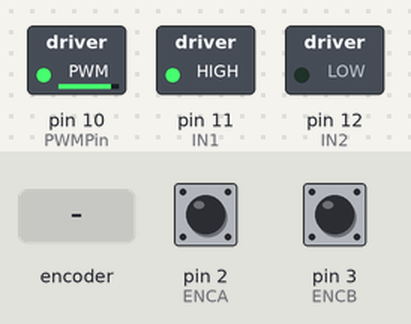
Bench run of a sketch on a simulated Arduino Uno, built with avr-gcc and run on an emulated ATmega328P. Parts: switched loads named in the sketch (green lamp = pin HIGH). Inputs (shaded band) come from the test bench; at power-on: pin 2 (ENCA) HIGH, pin 3 (ENCB) HIGH. What the sketch prints to the serial monitor is not drawn.

Above: at 1.2 s.
1.3 s: rotary encoder on pin 2 (ENCA) / pin 3 (ENCB) turned 1 step (first pin leading)
4.5 s: rotary encoder on pin 2 (ENCA) / pin 3 (ENCB) turned 1 step (first pin leading)
Timing chart, 0 to 7.5 s (numbered marks = the images above; inputs shaded):
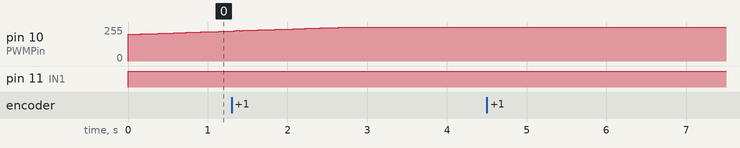

Measured:
- after the input at 4.5 s, every drawn part: stays the same

The sketch:

Asservir_Vitesse_Moteur_DC.ino
```cpp
/*
Date de modification : 29/01/2024
Asservissement en vitesse d'un moteur DC

Club E-Gab Centrale Marseille
Coupe de France de la robotique
Adnane Lamnaouar

PID inspiré de Curio Res

Plateforme : ESP8266
*/

#define ENCA 2 // White
#define ENCB 3 // Yellow
#define PWMPin 10

#define IN1 11
#define IN2 12

int pos = 0;
long prevT = 0;
float eprev = 0;
float eintegral = 0;

// Low-pass filter constants
float alpha = 0.08;  // Adjust this value based on the desired cutoff frequency
float filteredSpeed = 0;

// PID constants for speed control
float kp = 1;
float kd = 0.01;
float ki = 0.1;

int prevPos = 0; // Previous position for speed calculation

void readEncoder();

void setup() {
  pinMode(ENCA, INPUT);
  pinMode(ENCB, INPUT);
  pinMode(PWMPin, OUTPUT);
  pinMode(IN1, OUTPUT);
  pinMode(IN2, OUTPUT);
  attachInterrupt(digitalPinToInterrupt(ENCA), readEncoder, RISING);
  Serial.begin(9600);
}

void loop() {
  // Set target speed (number of encoder pulses per sampling interval)
  int targetSpeed = 200; // Adjust this value based on your requirements

  // Time difference
  long currT = micros();
  float deltaT = ((float)(currT - prevT)) / 1.0e6; // Sampling time in seconds
  prevT = currT;

  // Calculate current speed
  int currentSpeed = (pos - prevPos) / deltaT;
  prevPos = pos;

   // Low-pass filter to smooth the speed signal
  filteredSpeed = alpha * currentSpeed + (1 - alpha) * filteredSpeed;


  // Error in speed
  int speedError = targetSpeed - filteredSpeed;

  // Derivative
  float dedt = (speedError - eprev) / deltaT;

  // Integral
  eintegral = eintegral + speedError * deltaT;

  // Control signal
  float u = kp * speedError + kd * dedt + ki * eintegral;

  // Motor power to turn the motor with
  float pwr = fabs(u);
  if (pwr > 255) pwr = 255;

  // Motor direction
  int dir = 1;
  if (u < 0) dir = -1;

  // Signal the motor
  setMotor(dir, pwr, PWMPin, IN1, IN2);

  // Store previous error
  eprev = speedError;

  Serial.print("Target Speed: ");
  Serial.print(targetSpeed);
  Serial.print(" Current Speed: ");
  Serial.println(currentSpeed);
  delay(5);
}

void setMotor(int dir, int pwmVal, int pwmPin, int in1, int in2) {
  analogWrite(pwmPin, pwmVal);
  if (dir == 1) {
    digitalWrite(in1, HIGH);
    digitalWrite(in2, LOW);
  } else if (dir == -1) {
    digitalWrite(in1, LOW);
    digitalWrite(in2, HIGH);
  } else {
    digitalWrite(in1, LOW);
    digitalWrite(in2, LOW);
  }
}

void readEncoder() {
  int b = digitalRead(ENCB);
  if (b > 0) pos++;
  else pos--;
}
```
